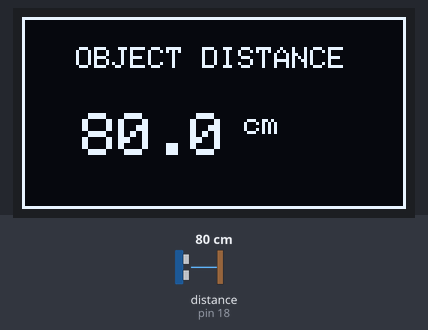
Bench run of a sketch on a simulated Arduino Uno, built with avr-gcc and run on an emulated ATmega328P. Shown: 128×64 one-colour display. Wiring (inferred from the names in the program): ultrasonic range finder: trigger pin 5; echo pin 18. The test bench sets the inputs (shaded band); at power-on: distance to the obstacle (sensor on pin 18) 80 cm. The echo pulse lasts 58.3 µs per cm.

Above: at 3.2 s.
3.3 s: distance to the obstacle (sensor on pin 18) set to 2 cm
At 4.3 s:
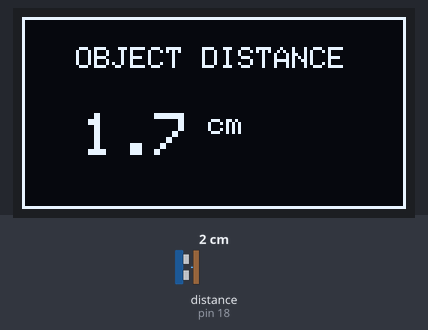
4.8 s: distance to the obstacle (sensor on pin 18) set to 18 cm
At 6.2 s:
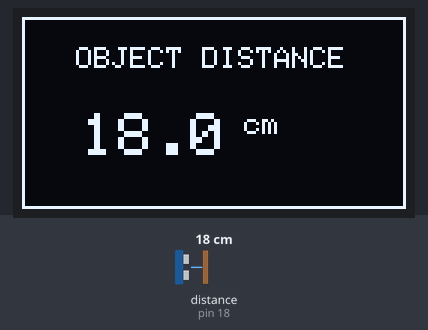
7.0 s: distance to the obstacle (sensor on pin 18) set to 35 cm
At 7.48 s:
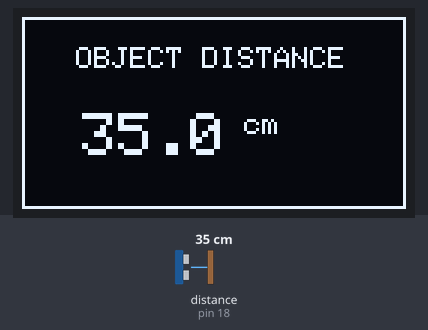
Timing chart, 0 to 10.0 s (numbered marks = the images above; inputs shaded):
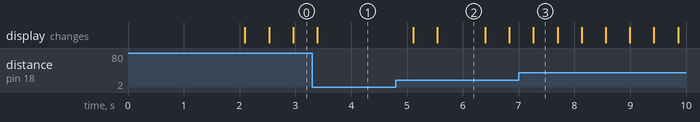

The sketch:

Distance_detector_ultrasonic_oled.ino
```cpp
#include <Wire.h>
#include <Adafruit_GFX.h>
#include <Adafruit_SSD1306.h>

// Define OLED display dimensions
#define SCREEN_WIDTH 128
#define SCREEN_HEIGHT 64

// Declaration for an SSD1306 display connected to I2C (SDA, SCL pins)
#define OLED_RESET -1 // Reset pin # (or -1 if sharing Arduino reset pin)
Adafruit_SSD1306 display(SCREEN_WIDTH, SCREEN_HEIGHT, &Wire, OLED_RESET);

// Define GPIO pins for HC-SR04
const int trigPin = 5;
const int echoPin = 18;

// Speed of sound constant for cm/us
#define SOUND_SPEED 0.0343

long duration;
float distanceCm;

void setup() {
  // Initialize Serial Monitor for debugging (optional)
  Serial.begin(115200);

  // Initialize the pins
  pinMode(trigPin, OUTPUT);
  pinMode(echoPin, INPUT);

  // Initialize the OLED display with I2C address 0x3C (common for 128x64)
  if(!display.begin(SSD1306_SWITCHCAPVCC, 0x3C)) {
    Serial.println(F("SSD1306 allocation failed"));
    for(;;); // Don't proceed, loop forever
  }

  // Clear display buffer and show startup splash screen
  display.clearDisplay();
  display.setTextSize(1);
  display.setTextColor(SSD1306_WHITE);
  display.setCursor(15, 25);
  display.print(F("HC-SR04 Ready!"));
  display.display();
  delay(2000);
}

void loop() {
  // Clear the trigger pin
  digitalWrite(trigPin, LOW);
  delayMicroseconds(2);

  // Set the trigger pin HIGH for 10 microseconds
  digitalWrite(trigPin, HIGH);
  delayMicroseconds(10);
  digitalWrite(trigPin, LOW);

  // Read the echo pin travel time
  duration = pulseIn(echoPin, HIGH);

  // Calculate distance in centimeters
  distanceCm = duration * SOUND_SPEED / 2;

  // Clear the display buffer for new data
  display.clearDisplay();

  // Draw a border box around the screen
  display.drawRect(0, 0, SCREEN_WIDTH, SCREEN_HEIGHT, SSD1306_WHITE);

  // Print static title label
  display.setTextSize(1);
  display.setCursor(18, 10);
  display.print(F("OBJECT DISTANCE"));

  // Print the measured distance value
  display.setTextSize(2);
  display.setCursor(20, 32);

  if (duration == 0 || distanceCm > 400) {
    display.print(F("Out of Range"));
  } else {
    display.print(distanceCm, 1); // Print with 1 decimal place
    display.setTextSize(1);
    display.print(F(" cm"));
  }

  // Push the buffer contents to the physical screen
  display.display();

  // Wait a short moment before taking the next measurement
  delay(400);
}
```

Measured:
- after the input at 3.3 s, the display: changes after 0.09 s (image 1)
- after the input at 4.8 s, the display: first changes after 0.31 s (image 2 shows a later state)
- after the input at 7.0 s, the display: changes after 0.27 s (image 3)
- what the display in image 2 shows lasts 0.9 s, from 5.5 s to 6.4 s
- what the display in image 3 shows lasts 0.4 s, from 7.3 s to 7.7 s
